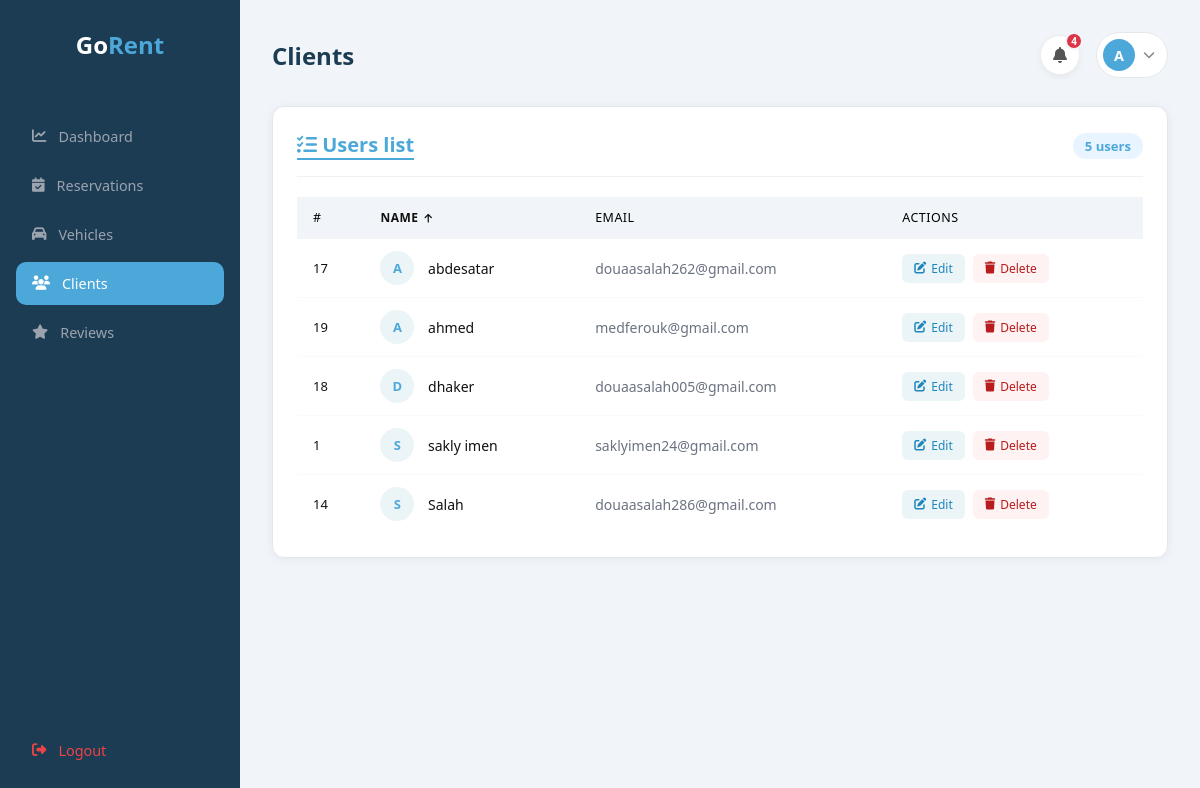
Page /admin/clients.php (signed in) on the committed database.
### tables this page shows
CREATE TABLE `users` (
  `idclient` int(11) NOT NULL,
  `email` varchar(70) NOT NULL,
  `nom` varchar(100) NOT NULL,
  `motdepasse` varchar(100) NOT NULL,
  `created_at` timestamp NOT NULL DEFAULT current_timestamp() ON UPDATE current_timestamp()
);

### admin/clients.php (the view, shortened to what this page needs)
<?php
$conn = new mysqli("localhost", "root", "", "locationvoitures");
$sort = isset($_GET['sort']) && $_GET['sort'] === 'desc' ? 'desc' : 'asc';
$next = $sort === 'asc' ? 'desc' : 'asc';
$icon = $sort === 'asc' ? 'fa-arrow-up' : 'fa-arrow-down';
$result = $conn->query("SELECT idclient, nom, email FROM users ORDER BY nom $sort");
$notif_result = $conn->query("SELECT id_reservation, u.nom, v.marque, v.modele, r.date_debut
    FROM reservation r
    JOIN users u ON r.id_client = u.idclient
    JOIN voitures v ON r.id_voiture = v.id
    WHERE r.statut = 'Pending'
    ORDER BY r.id_reservation DESC");
$notif_count = $notif_result->num_rows;
?>
<!DOCTYPE html>
<html lang="en">
<head>
    <link rel="stylesheet" href="styles/sidebar.css" />
    <link rel="stylesheet" href="styles/clients.css" />
    <link rel="stylesheet" href="https://cdnjs.cloudflare.com/ajax/libs/font-awesome/6.5.0/css/all.min.css" />
</head>
<body>
    <div class="admin-layout">
        <aside class="sidebar">
            <?php include 'sidebar.php'; ?>
        </aside>
        <main class="admin-main">
            <div class="admin-header">
                <h1>Clients</h1>
                <div style="display:flex; align-items:center; gap:16px;">
                    <div class="notif-wrapper" id="notifWrapper">
                        <button class="notif-btn" onclick="toggleNotif()">
                            <i class="fa-solid fa-bell"></i>
                            <?php if ($notif_count > 0): ?>
                                <span class="notif-badge"><?php echo $notif_count; ?></span>
                            <?php endif; ?>
                        </button>
                    </div>
                    <div class="admin-profile">
                        <a href="profile.php" class="profile-btn">
                            <div class="profile-avatar">
                                <?php echo strtoupper(substr($_SESSION['admin_nom'], 0, 1)); ?>
                            </div>
                            <i class="fa-solid fa-chevron-down" style="font-size:0.75rem; color:#888;"></i>
                        </a>
                    </div>
                </div>
            </div>
            <div class="admin-card">
                <div class="admin-card-header">
                    <h2><i class="fas fa-list-check"></i> Users list</h2>
                    <span class="badge-count"><?= $result->num_rows ?> users</span>
                </div>
                <?php if ($result->num_rows > 0): ?>
                    <table>
                        <thead>
                            <tr>
                                <th>#</th>
                                <th>
                                    <a href="clients.php?sort=<?= $next ?>" class="sort-link">
                                        Name <i class="fa <?= $icon ?>"></i>
                                    </a>
                                </th>
                                <th>Email</th>
                                <th>Actions</th>
                            </tr>
                        </thead>
                        <tbody>
                            <?php while ($row = $result->fetch_assoc()): ?>
                                <tr>
                                    <td style=" font-size:13px;">
                                        <?= $row['idclient'] ?>
                                    </td>
                                    <td>
                                        <span class="user-avatar">
                                            <?= strtoupper(substr($row['nom'], 0, 1)) ?>
                                        </span>
                                        <span class="user-name">
                                            <?= htmlspecialchars($row['nom']) ?>
                                        </span>
                                    </td>
                                    <td style="color:#6B7280;">
                                        <?= htmlspecialchars($row['email']) ?>
                                    </td>
                                    <td>
                                        <div class="actions">
                                            <button class="btn-edit" onclick="openModal(
                                            <?= $row['idclient'] ?>,
                                            `<?= addslashes($row['nom']) ?>`,
                                            `<?= addslashes($row['email']) ?>`
                                        )">
                                                <i class="fas fa-edit"></i> Edit
                                            </button>
                                            <a href="clients.php?delete=<?= $row['idclient'] ?>&sort=<?= $sort ?>"
                                                class="btn-delete"
                                                onclick="return confirm('Delete <?= addslashes($row['nom']) ?>?')">
                                                <i class="fa fa-trash"></i> Delete
                                            </a>
                                        </div>
                                    </td>
                                </tr>
                            <?php endwhile; ?>
                        </tbody>
                    </table>
                <?php endif; ?>
            </div>
        </main>
    </div>
</body>
</html>

### admin/styles/sidebar.css (style rules this page uses)
* { margin: 0; padding: 0; box-sizing: border-box; font-family: 'Segoe UI', sans-serif; }
body { background: #f1f5f9; }
.admin-layout { display: flex; min-height: 100vh; }
.sidebar { width: 240px; background: #1B3C53; display: flex; flex-direction: column; padding: 28px 16px; position: fixed; top: 0; left: 0; height: 100vh; }
.admin-main { margin-left: 240px; padding: 32px; flex: 1; }
.admin-header { display: flex; justify-content: space-between; align-items: center; margin-bottom: 28px; }
.admin-header h1 { font-size: 1.5rem; font-weight: 700; color: #1B3C53; }
.profile-btn { display: flex; align-items: center; gap: 8px; background: #fff; border: 1px solid #e5e7eb; border-radius: 50px; padding: 6px 12px 6px 6px; text-decoration: none; transition: background 0.2s; cursor: pointer; }
.profile-avatar { width: 32px; height: 32px; border-radius: 50%; background: #4DA8DA; color: #fff; display: flex; align-items: center; justify-content: center; font-size: 0.9rem; font-weight: 700; }
.admin-card { background: #fff; border-radius: 14px; padding: 24px; box-shadow: 0 1px 8px rgba(0, 0, 0, 0.06); }
.admin-card-header { display: flex; justify-content: space-between; align-items: center; margin-bottom: 20px; padding-bottom: 16px; border-bottom: 1px solid #f0f0f0; }
.admin-card-header h2 { font-size: 1.1rem; font-weight: 700; color: #1B3C53; }
.admin-card-header span { background: #e8f4ff; color: #4DA8DA; padding: 4px 12px; border-radius: 20px; font-size: 0.82rem; font-weight: 600; }

### admin/styles/clients.css (style rules this page uses)
:root { --blue: #4DA8DA; --blue-soft: #EBF4F6; --sidebar-width: 240px; }
* { margin: 0; padding: 0; box-sizing: border-box; font-family: 'Segoe UI', sans-serif; }
body { background: #f1f5f9; }
.admin-layout { display: flex; min-height: 100vh; }
.admin-main { margin-left: 240px; padding: 32px; flex: 1; }
.admin-card { background: #fff; border: 1px solid #E5E7EB; border-radius: 12px; overflow: hidden; margin-bottom: 1.5rem; }
.admin-card-header { display: flex; justify-content: space-between; align-items: center; margin-bottom: 20px; padding-bottom: 16px; border-bottom: 1px solid #f0f0f0; }
.admin-card-header h2 { font-size: 20px; color: var(--blue); border-bottom: 2px solid var(--blue); }
.notif-wrapper { position: relative; }
.notif-btn { position: relative; background: white; border: 1px solid #eee; border-radius: 50%; width: 40px; height: 40px; display: flex; align-items: center; justify-content: center; cursor: pointer; font-size: 16px; color: #555; box-shadow: 0 2px 6px rgba(0, 0, 0, 0.06); transition: all 0.2s; }
.notif-badge { position: absolute; top: -4px; right: -4px; background: #dc3545; color: white; font-size: 10px; font-weight: 700; border-radius: 50%; width: 18px; height: 18px; display: flex; align-items: center; justify-content: center; border: 2px solid #f1f5f9; }
.badge-count { background: #EBF4F6; color: #4DA8DA; font-size: 12px; font-weight: 600; padding: 3px 10px; border-radius: 20px; }
table { width: 100%; border-collapse: collapse; }
thead tr { background: #f1f5f9; }
th { text-align: left; padding: 12px 16px; font-size: 0.78rem; text-transform: uppercase; letter-spacing: 0.04em; font-weight: 500; border-bottom: 1px solid #F3F4F6; }
td { padding: 12px 16px; font-size: 14px; color: #111; border-bottom: 1px solid #F9FAFB; vertical-align: middle; }
tbody tr:last-child td { border-bottom: none; }
.user-avatar { width: 34px; height: 34px; border-radius: 50%; background: #EBF4F6; color: #4DA8DA; display: inline-flex; align-items: center; justify-content: center; font-size: 13px; font-weight: 600; margin-right: 10px; vertical-align: middle; }
.user-name { vertical-align: middle; font-weight: 500; }
.sort-link { color: #111; text-decoration: none; display: inline-flex; align-items: center; gap: 6px; font-size: 12px; font-weight: 600; text-transform: uppercase; letter-spacing: 0.04em; }
.sort-link i { font-size: 10px; }
.actions { display: flex; gap: 8px; }
.btn-edit { padding: 6px 12px; background: #EBF4F6; color: #1f86bd; border: none; border-radius: 6px; font-size: 12px; font-weight: 500; cursor: pointer; text-decoration: none; display: inline-flex; align-items: center; gap: 5px; }
.btn-delete { padding: 6px 12px; background: #FEF2F2; color: #B91C1C; border: none; border-radius: 6px; font-size: 12px; font-weight: 500; cursor: pointer; text-decoration: none; display: inline-flex; align-items: center; gap: 5px; }

### rows in the picture
users: idclient "17", nom "A", nom "abdesatar", email "douaasalah262@gmail.com"
users: idclient "19", nom "A", nom "ahmed", email "medferouk@gmail.com"
users: idclient "18", nom "D", nom "dhaker", email "douaasalah005@gmail.com"
users: idclient "1", nom "S", nom "sakly imen", email "saklyimen24@gmail.com"
users: idclient "14", nom "S", nom "Salah", email "douaasalah286@gmail.com"

### other values in the picture
$notif_count "4"
substr($_SESSION['admin_nom'], 0, 1) "A"
$result->num_rows "5"
